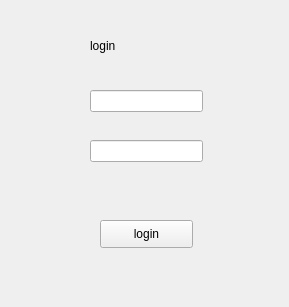
<?xml version="1.0" encoding="UTF-8"?>
<ui version="4.0">
 <class>MainWindow</class>
 <widget class="QMainWindow" name="MainWindow">
  <property name="geometry">
   <rect>
    <x>0</x>
    <y>0</y>
    <width>289</width>
    <height>307</height>
   </rect>
  </property>
  <property name="windowTitle">
   <string>MainWindow</string>
  </property>
  <widget class="QWidget" name="centralwidget">
   <widget class="QLineEdit" name="userid">
    <property name="geometry">
     <rect>
      <x>90</x>
      <y>90</y>
      <width>113</width>
      <height>22</height>
     </rect>
    </property>
   </widget>
   <widget class="QLineEdit" name="pwd">
    <property name="geometry">
     <rect>
      <x>90</x>
      <y>140</y>
      <width>113</width>
      <height>22</height>
     </rect>
    </property>
   </widget>
   <widget class="QPushButton" name="logbutton">
    <property name="geometry">
     <rect>
      <x>100</x>
      <y>220</y>
      <width>93</width>
      <height>28</height>
     </rect>
    </property>
    <property name="text">
     <string>login</string>
    </property>
   </widget>
   <widget class="QLabel" name="err">
    <property name="geometry">
     <rect>
      <x>60</x>
      <y>170</y>
      <width>211</width>
      <height>41</height>
     </rect>
    </property>
    <property name="text">
     <string/>
    </property>
   </widget>
   <widget class="QLabel" name="label">
    <property name="geometry">
     <rect>
      <x>90</x>
      <y>30</y>
      <width>101</width>
      <height>31</height>
     </rect>
    </property>
    <property name="text">
     <string>login</string>
    </property>
   </widget>
  </widget>
 </widget>
 <resources/>
 <connections/>
</ui>
